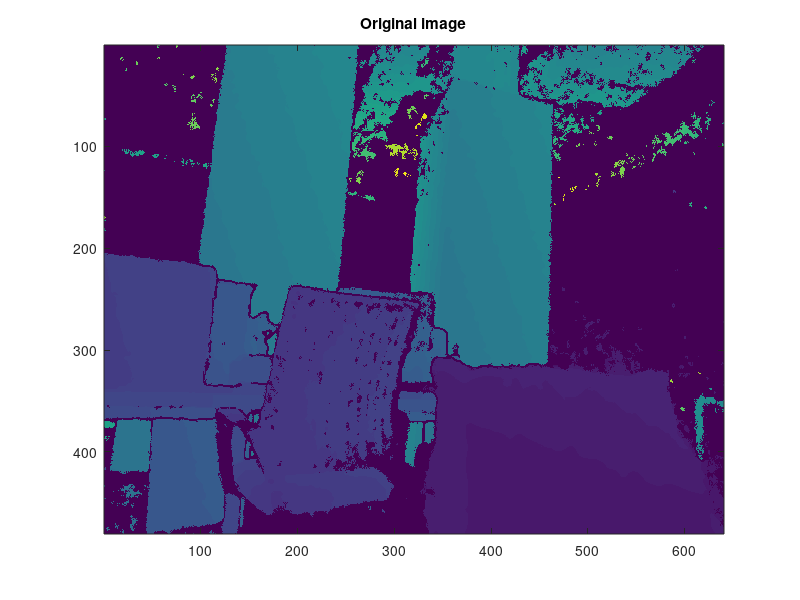

Recreate this plot in MATLAB.
clear; clc;

load('depth_raw.mat');
Uorig = depth_raw;

[m, n] = size(Uorig);

% Create mask of known pixels.
rand('state', 1029);
Known_1 = rand(m,n) > 0.9;
Known_2 = Uorig>100;
Known = Known_1 | Known_2;

figure(1); cla;
imagesc(Uorig)
title('Original image');